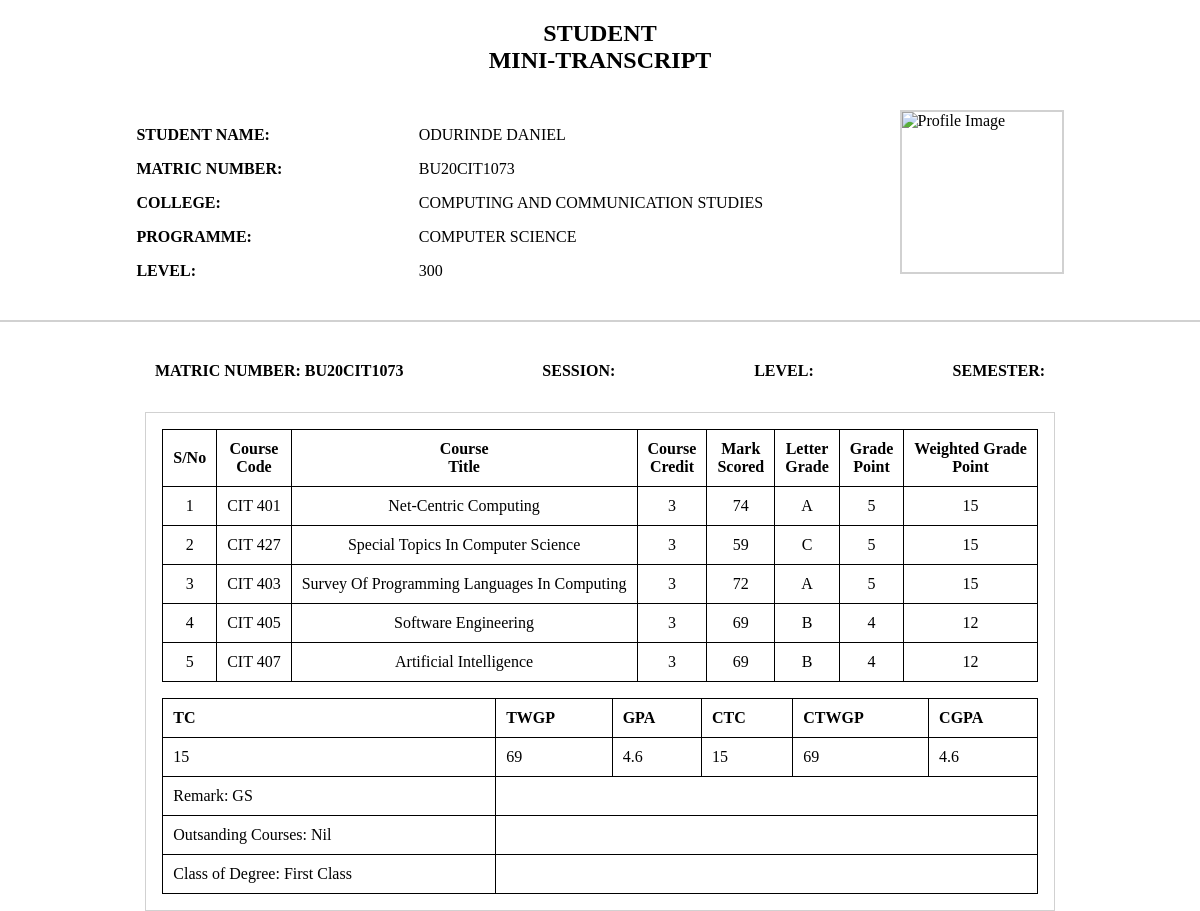
The app's page /results/ with its own data.
### results/models.py (models this page shows, shortened)
class Student(models.Model):
    matricno = models.CharField(max_length=10, primary_key=True)
    first_name = models.CharField(max_length=32, verbose_name="First Name")
    last_name = models.CharField(max_length=32, verbose_name="Last Name")
    level = models.IntegerField(null=True)
    college = models.CharField(max_length=100, null=True, blank=False)
    programme = models.CharField(max_length=100, null=True, blank=False)

class CourseList(models.Model):
    coursecode = models.CharField(max_length = 16, verbose_name="Course Code")
    coursetitle = models.CharField(max_length = 64, verbose_name="Course Title")
    coursecredit = models.IntegerField()
    coursemark = models.IntegerField()
    gp = models.IntegerField()
    weightedgp = models.IntegerField()
    @property
    def lettergrade(self):
        if self.coursemark >= 70:
            return "A"
        elif 60 <= self.coursemark <= 69:
            return "B"
        elif 50 <= self.coursemark <= 59:
            return "C"
        elif 45 <= self.coursemark <= 49:
            return "D"
        elif 40 <= self.coursemark <= 44:
            return "E"
        elif self.coursemark <= 39:
            return "F"

### results/views.py (the view)
# urls.py: path("", views.index, name="index")
def index(request):
    totalcredit = CourseList.objects.count()
    creditval = []
    weightedgp_val = []
    i = 0
    incre = 1
    while incre <= totalcredit:
        course_credit = CourseList.objects.get(id = i + incre).coursecredit
        weighted_gp = CourseList.objects.get(id = i + incre).weightedgp
        creditval.append(course_credit)
        weightedgp_val.append(weighted_gp)
        incre = incre + 1
    a = 0
    b = 0
    newinc = 0
    while newinc < len(creditval):
        a += creditval[newinc]
        b += weightedgp_val[newinc]
        newinc = newinc + 1
    c = b / a
    context = {
        "studentmatric" : Student.objects.get(matricno  = "BU20CIT1073").matricno.upper(),
        "studentfname" : Student.objects.get(matricno  = "BU20CIT1073").first_name.upper(),
        "studentlname" : Student.objects.get(matricno  = "BU20CIT1073").last_name.upper(),
        "studentprogramme" : Student.objects.get(matricno  = "BU20CIT1073").programme.upper(),
        "studentcollege" : Student.objects.get(matricno  = "BU20CIT1073").college.upper(),
        "studentlevel" : Student.objects.get(matricno  = "BU20CIT1073").level,
        "course1" : CourseList.objects.get(id = 1),
        "course2" : CourseList.objects.get(id = 2),
        "course3" : CourseList.objects.get(id = 3),
        "course4" : CourseList.objects.get(id = 4),
        "course5" : CourseList.objects.get(id = 5),
        "credits" : a,
        "totalwgp" : b,
        "gradepa" : c
    }
    return render(request, "results/index.html", context)

### results/templates/results/index.html (shortened to what this page needs)
<!DOCTYPE html>
<html lang="en">
<head>
</head>
<body>
    <h2 style="text-align:center">STUDENT<br>MINI-TRANSCRIPT</h2>
    <div style="display: flex; justify-content:space-evenly; padding: 1rem 0rem">
        <div class="bold">
            <p>STUDENT NAME:</p>
            <p>MATRIC NUMBER:</p>
            <p>COLLEGE:</p>
            <p>PROGRAMME:</p>
            <p>LEVEL:</p>
        </div>
        <div>
            <p>{{ studentlname }} {{ studentfname }}</p>
            <p>{{ studentmatric }}</p>
            <p>{{ studentcollege }}</p>
            <p>{{ studentprogramme }}</p>
            <p>{{ studentlevel }}</p>
        </div>
        <div style="width: 160px; height:160px; border:2px solid #d1d1d1">
            <img src="" alt="Profile Image">
        </div>
    </div>
    <hr style="border:1px solid #d1d1d1;">
    <div class="bold" style="padding: 1rem; display:flex; justify-content:space-evenly">
        <p>MATRIC NUMBER: {{ studentmatric }}</p>
        <p>SESSION: </p>
        <p>LEVEL: </p>
        <p>SEMESTER: </p>
    </div>
    <main style="width:max-content; margin:auto; border:1px solid #d1d1d1; padding:1rem;";>
        <table class="name1">
            <thead class="tdcenter">
                <th>S/No</th>
                <th>Course<br>Code</th>
                <th>Course<br>Title</th>
                <th>Course<br>Credit</th>
                <th>Mark<br>Scored</th>
                <th>Letter<br>Grade</th>
                <th>Grade<br>Point</th>
                <th>Weighted Grade<br>Point</th>
            </thead>
            <tbody class="tdcenter">
                <tr>
                    <td>{{ course1.id }}</td>
                    <td>{{ course1.coursecode }}</td>
                    <td>{{ course1.coursetitle }}</td>
                    <td>{{ course1.coursecredit }}</td>
                    <td>{{ course1.coursemark }}</td>
                    <td>{{ course1.lettergrade }}</td>
                    <td>{{ course1.gp }}</td>
                    <td>{{ course1.weightedgp }}</td>
                </tr>
                <tr>
                    <td>{{ course2.id }}</td>
                    <td>{{ course2.coursecode }}</td>
                    <td>{{ course2.coursetitle }}</td>
                    <td>{{ course2.coursecredit }}</td>
                    <td>{{ course2.coursemark }}</td>
                    <td>{{ course2.lettergrade }}</td>
                    <td>{{ course2.gp }}</td>
                    <td>{{ course2.weightedgp }}</td>
                </tr>
                <tr>
                    <td>{{ course3.id }}</td>
                    <td>{{ course3.coursecode }}</td>
                    <td>{{ course3.coursetitle }}</td>
                    <td>{{ course3.coursecredit }}</td>
                    <td>{{ course3.coursemark }}</td>
                    <td>{{ course3.lettergrade }}</td>
                    <td>{{ course3.gp }}</td>
                    <td>{{ course3.weightedgp }}</td>
                </tr>
                <tr>
                    <td>{{ course4.id }}</td>
                    <td>{{ course4.coursecode }}</td>
                    <td>{{ course4.coursetitle }}</td>
                    <td>{{ course4.coursecredit }}</td>
                    <td>{{ course4.coursemark }}</td>
                    <td>{{ course4.lettergrade }}</td>
                    <td>{{ course4.gp }}</td>
                    <td>{{ course4.weightedgp }}</td>
                </tr>
                <tr>
                    <td>{{ course5.id }}</td>
                    <td>{{ course5.coursecode }}</td>
                    <td>{{ course5.coursetitle }}</td>
                    <td>{{ course5.coursecredit }}</td>
                    <td>{{ course5.coursemark }}</td>
                    <td>{{ course5.lettergrade }}</td>
                    <td>{{ course5.gp }}</td>
                    <td>{{ course5.weightedgp }}</td>
                </tr>
            </tbody>
        </table>
        <table class="name1" style="margin-top:1rem; width:100%;">
            <thead>
                <th>TC</th>
                <th>TWGP</th>
                <th>GPA</th>
                <th>CTC</th>
                <th>CTWGP</th>
                <th>CGPA</th>
            </thead>
            <tbody>
                <tr>
                    <td>{{ credits }}</td>
                    <td>{{ totalwgp }}</td>
                    <td>{{ gradepa }}</td>
                    <td>{{ credits }}</td>
                    <td>{{ totalwgp }}</td>
                    <td>{{ gradepa }}</td>
                </tr>
                <tr>
                    <td>Remark: GS</td>
                </tr>
                <tr>
                    <td>Outsanding Courses: Nil</td>
                </tr>
                <tr>
                    <td>Class of Degree: First Class</td>
                </tr>
            </tbody>
        </table>
    </main>
</body>
</html>

### results/templates/results/index.html (style rules this page uses)
body { margin: 0; }
.name1 { border: 1px solid black; border-collapse: collapse; text-align: left; }
tr, th, td { border: 1px solid black; padding: 10px; }
.tdcenter { text-align: center; }
.bold { font-weight: 600; }

### records on screen
Student: last_name "ODURINDE", first_name "DANIEL", matricno "BU20CIT1073", college "COMPUTING AND COMMUNICATION STUDIES", programme "COMPUTER SCIENCE"
CourseList: id "1", coursecode "CIT 401", coursetitle "Net-Centric Computing", coursecredit "3", coursemark "74", lettergrade "A", gp "5", weightedgp "15"
CourseList: id "2", coursecode "CIT 427", coursetitle "Special Topics In Computer Science", coursecredit "3", coursemark "59", lettergrade "C", gp "5", weightedgp "15"
CourseList: id "3", coursecode "CIT 403", coursetitle "Survey Of Programming Languages In Computing", coursecredit "3", coursemark "72", lettergrade "A", gp "5", weightedgp "15"
CourseList: id "4", coursecode "CIT 405", coursetitle "Software Engineering", coursecredit "3", coursemark "69", lettergrade "B", gp "4", weightedgp "12"
CourseList: id "5", coursecode "CIT 407", coursetitle "Artificial Intelligence", coursecredit "3", coursemark "69", lettergrade "B", gp "4", weightedgp "12"

### other values on screen
{{ studentlevel }} "300"
{{ credits }} "15"
{{ totalwgp }} "69"
{{ gradepa }} "4.6"
